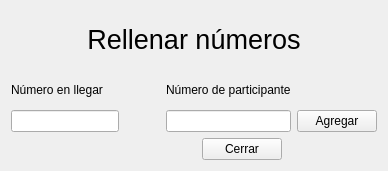
<?xml version="1.0" encoding="UTF-8"?>
<ui version="4.0">
 <class>ventanallenar</class>
 <widget class="QWidget" name="ventanallenar">
  <property name="geometry">
   <rect>
    <x>0</x>
    <y>0</y>
    <width>388</width>
    <height>171</height>
   </rect>
  </property>
  <property name="windowTitle">
   <string>Contrarreloj - Rellenar</string>
  </property>
  <layout class="QVBoxLayout" name="verticalLayout">
   <item>
    <widget class="QLabel" name="label">
     <property name="font">
      <font>
       <pointsize>20</pointsize>
      </font>
     </property>
     <property name="text">
      <string>&lt;!DOCTYPE HTML PUBLIC &quot;-//W3C//DTD HTML 4.0//EN&quot; &quot;http://www.w3.org/TR/REC-html40/strict.dtd&quot;&gt;
&lt;html&gt;&lt;head&gt;&lt;meta name=&quot;qrichtext&quot; content=&quot;1&quot; /&gt;&lt;style type=&quot;text/css&quot;&gt;
p, li { white-space: pre-wrap; }
&lt;/style&gt;&lt;/head&gt;&lt;body style=&quot; font-family:'Sans Serif'; font-size:20pt; font-weight:400; font-style:normal;&quot;&gt;
&lt;p align=&quot;center&quot; style=&quot; margin-top:0px; margin-bottom:0px; margin-left:0px; margin-right:0px; -qt-block-indent:0; text-indent:0px;&quot;&gt;Rellenar números&lt;/p&gt;&lt;/body&gt;&lt;/html&gt;</string>
     </property>
    </widget>
   </item>
   <item>
    <layout class="QHBoxLayout" name="horizontalLayout">
     <item>
      <layout class="QGridLayout" name="gridLayout">
       <item row="1" column="0">
        <widget class="QLineEdit" name="textoid"/>
       </item>
       <item row="1" column="1">
        <spacer name="horizontalSpacer">
         <property name="orientation">
          <enum>Qt::Horizontal</enum>
         </property>
         <property name="sizeHint" stdset="0">
          <size>
           <width>40</width>
           <height>20</height>
          </size>
         </property>
        </spacer>
       </item>
       <item row="1" column="2">
        <widget class="QLineEdit" name="textocorredor"/>
       </item>
       <item row="1" column="3">
        <widget class="QPushButton" name="botonagregar">
         <property name="text">
          <string>Agregar</string>
         </property>
        </widget>
       </item>
       <item row="0" column="0">
        <widget class="QLabel" name="label_2">
         <property name="text">
          <string>Número en llegar</string>
         </property>
        </widget>
       </item>
       <item row="0" column="2">
        <widget class="QLabel" name="label_3">
         <property name="text">
          <string>Número de participante</string>
         </property>
        </widget>
       </item>
      </layout>
     </item>
    </layout>
   </item>
   <item>
    <layout class="QHBoxLayout" name="horizontalLayout_3">
     <item>
      <spacer name="horizontalSpacer_2">
       <property name="orientation">
        <enum>Qt::Horizontal</enum>
       </property>
       <property name="sizeHint" stdset="0">
        <size>
         <width>40</width>
         <height>20</height>
        </size>
       </property>
      </spacer>
     </item>
     <item>
      <spacer name="horizontalSpacer_4">
       <property name="orientation">
        <enum>Qt::Horizontal</enum>
       </property>
       <property name="sizeHint" stdset="0">
        <size>
         <width>40</width>
         <height>20</height>
        </size>
       </property>
      </spacer>
     </item>
     <item>
      <widget class="QPushButton" name="botoncerrar">
       <property name="text">
        <string>Cerrar</string>
       </property>
      </widget>
     </item>
     <item>
      <spacer name="horizontalSpacer_3">
       <property name="orientation">
        <enum>Qt::Horizontal</enum>
       </property>
       <property name="sizeHint" stdset="0">
        <size>
         <width>40</width>
         <height>20</height>
        </size>
       </property>
      </spacer>
     </item>
    </layout>
   </item>
  </layout>
 </widget>
 <tabstops>
  <tabstop>textocorredor</tabstop>
  <tabstop>botonagregar</tabstop>
  <tabstop>botoncerrar</tabstop>
  <tabstop>textoid</tabstop>
 </tabstops>
 <resources/>
 <connections>
  <connection>
   <sender>botoncerrar</sender>
   <signal>clicked()</signal>
   <receiver>ventanallenar</receiver>
   <slot>close()</slot>
   <hints>
    <hint type="sourcelabel">
     <x>263</x>
     <y>141</y>
    </hint>
    <hint type="destinationlabel">
     <x>147</x>
     <y>112</y>
    </hint>
   </hints>
  </connection>
  <connection>
   <sender>textocorredor</sender>
   <signal>returnPressed()</signal>
   <receiver>botonagregar</receiver>
   <slot>click()</slot>
   <hints>
    <hint type="sourcelabel">
     <x>259</x>
     <y>89</y>
    </hint>
    <hint type="destinationlabel">
     <x>381</x>
     <y>108</y>
    </hint>
   </hints>
  </connection>
 </connections>
</ui>
